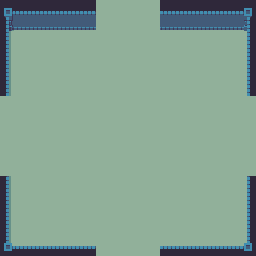

Below is a game level as drawn by its tile map, then a one-line description and the .tmx file that defines it, in full:
An orthogonal 16x16 tile map with 16x16 px tiles, 3 tile layers (Floor, Walls, Objects), 3 tilesets.

<map version="1.0" tiledversion="1.1.2" orientation="orthogonal" renderorder="right-down" width="16" height="16" tilewidth="16" tileheight="16" infinite="0" nextobjectid="1">
 <tileset firstgid="1" source="world1_tileset.tsx" />
 <tileset firstgid="241" source="world1_doors_front.tsx" />
 <tileset firstgid="385" source="world1_doors_side.tsx" />
 <layer name="Floor" width="16" height="16">
  <data encoding="csv">
55,55,55,55,55,55,55,55,55,55,55,55,55,55,55,55,
55,55,55,55,55,55,55,55,55,55,55,55,55,55,55,55,
55,55,55,55,55,55,55,55,55,55,55,55,55,55,55,55,
55,55,55,55,55,55,55,55,55,55,55,55,55,55,55,55,
55,55,55,55,55,55,55,55,55,55,55,55,55,55,55,55,
55,55,55,55,55,55,55,55,55,55,55,55,55,55,55,55,
55,55,55,55,55,55,55,55,55,55,55,55,55,55,55,55,
55,55,55,55,55,55,55,55,55,55,55,55,55,55,55,55,
55,55,55,55,55,55,55,55,55,55,55,55,55,55,55,55,
55,55,55,55,55,55,55,55,55,55,55,55,55,55,55,55,
55,55,55,55,55,55,55,55,55,55,55,55,55,55,55,55,
55,55,55,55,55,55,55,55,55,55,55,55,55,55,55,55,
55,55,55,55,55,55,55,55,55,55,55,55,55,55,55,55,
55,55,55,55,55,55,55,55,55,55,55,55,55,55,55,55,
55,55,55,55,55,55,55,55,55,55,55,55,55,55,55,55,
55,55,55,55,55,55,55,55,55,55,55,55,55,55,55,55
</data>
 </layer>
 <layer name="Walls" width="16" height="16">
  <data encoding="csv">
6,7,7,7,7,7,0,0,0,0,7,7,7,7,7,8,
30,31,31,31,31,31,0,0,0,0,31,31,31,31,31,32,
54,0,0,0,0,0,0,0,0,0,0,0,0,0,0,56,
54,0,0,0,0,0,0,0,0,0,0,0,0,0,0,56,
54,0,0,0,0,0,0,0,0,0,0,0,0,0,0,56,
54,0,0,0,0,0,0,0,0,0,0,0,0,0,0,56,
0,0,0,0,0,0,0,0,0,0,0,0,0,0,0,0,
0,0,0,0,0,0,0,0,0,0,0,0,0,0,0,0,
0,0,0,0,0,0,0,0,0,0,0,0,0,0,0,0,
0,0,0,0,0,0,0,0,0,0,0,0,0,0,0,0,
0,0,0,0,0,0,0,0,0,0,0,0,0,0,0,0,
54,0,0,0,0,0,0,0,0,0,0,0,0,0,0,56,
54,0,0,0,0,0,0,0,0,0,0,0,0,0,0,56,
54,0,0,0,0,0,0,0,0,0,0,0,0,0,0,56,
54,0,0,0,0,0,0,0,0,0,0,0,0,0,0,56,
78,79,79,79,79,79,0,0,0,0,79,79,79,79,79,80
</data>
 </layer>
 <layer name="Objects" width="16" height="16">
  <data encoding="csv">
0,0,0,0,0,0,0,0,0,0,0,0,0,0,0,0,
0,0,0,0,0,0,0,0,0,0,0,0,0,0,0,0,
0,0,0,0,0,0,0,0,0,0,0,0,0,0,0,0,
0,0,0,0,0,0,0,0,0,0,0,0,0,0,0,0,
0,0,0,0,0,0,0,0,0,0,0,0,0,0,0,0,
0,0,0,0,0,0,0,0,0,0,0,0,0,0,0,0,
0,0,0,0,0,0,0,0,0,0,0,0,0,0,0,0,
0,0,0,0,0,0,0,0,0,0,0,0,0,0,0,0,
0,0,0,0,0,0,0,0,0,0,0,0,0,0,0,0,
0,0,0,0,0,0,0,0,0,0,0,0,0,0,0,0,
0,0,0,0,0,0,0,0,0,0,0,0,0,0,0,0,
0,0,0,0,0,0,0,0,0,0,0,0,0,0,0,0,
0,0,0,0,0,0,0,0,0,0,0,0,0,0,0,0,
0,0,0,0,0,0,0,0,0,0,0,0,0,0,0,0,
0,0,0,0,0,0,0,0,0,0,0,0,0,0,0,0,
0,0,0,0,0,0,0,0,0,0,0,0,0,0,0,0
</data>
 </layer>
</map>
